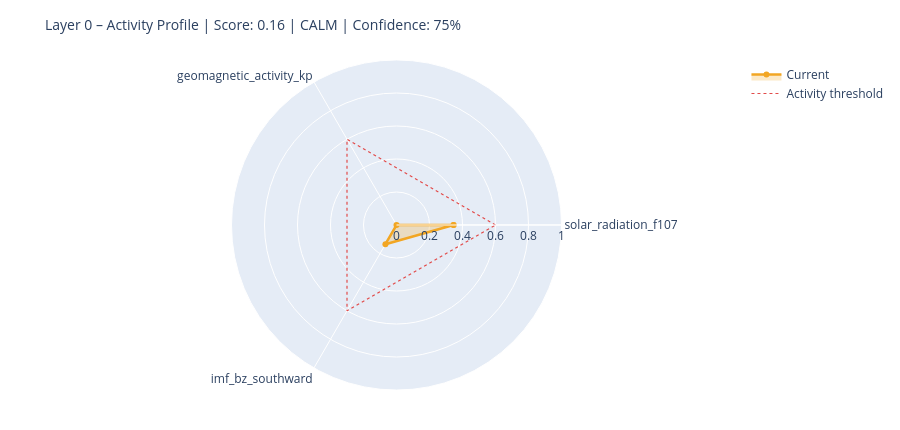

Notebook code for this chart:
### Markdown cell above
---
## 6. State Assessment & Handoff to Layer 1

### Code cell
# ============================================================
# STEP 1 – Collect raw values with source modes
# Mode: 'primary' | 'fallback_3h' | 'last_valid' | 'missing'
# ============================================================

def safe_last(df, col):
    if df is None or col not in df.columns: return None
    s = df[col].dropna()
    return float(s.iloc[-1]) if not s.empty else None

f107_now = safe_last(df_f107, 'f10.7')
bz_now   = safe_last(df_mag,  'bz_gsm')
kp_now   = safe_last(df_kp,   'kp')
sw_now   = safe_last(df_sw,   'speed')

source_modes = {
    'F10.7':    'primary'  if f107_now is not None else 'missing',
    'Kp':       'primary'  if kp_now   is not None else 'missing',
    'IMF_Bz':   'primary'  if bz_now   is not None else 'missing',
    'SW_speed': 'primary'  if sw_now   is not None else 'missing',
}

# Kp Fallback – 3h endpoint
if kp_now is None:
    try:
        r = requests.get(
            'https://services.swpc.noaa.gov/json/noaa-planetary-k-index.json',
            timeout=10)
        r.raise_for_status()
        fb = pd.DataFrame(r.json())
        tc = next((c for c in fb.columns if 'time' in c.lower()), fb.columns[0])
        kc = next((c for c in fb.columns if 'kp' in c.lower() and c != tc), None)
        if kc:
            fb[kc] = fb[kc].astype(str).str.extract(r'([0-9]+(?:\.[0-9]*)?)')[0]
            fb[kc] = pd.to_numeric(fb[kc], errors='coerce')
            fb = fb[fb[kc] >= 0].dropna(subset=[kc])
            if not fb.empty:
                kp_now = float(fb[kc].iloc[-1])
                source_modes['Kp'] = 'fallback_3h'
                print(f'  Kp fallback (3h): {kp_now:.1f}')
    except Exception as e:
        print(f'  Kp fallback failed: {e}')

# Solar Wind Fallback – last valid value
if sw_now is None and df_sw is not None and 'speed' in df_sw.columns:
    s = df_sw['speed'].dropna()
    if not s.empty:
        sw_now = float(s.iloc[-1])
        source_modes['SW_speed'] = 'last_valid'
        print(f'  SW fallback (last_valid): {sw_now:.0f} km/s')

print()
print('Source modes:', source_modes)

# ============================================================
# STEP 2 – Score from available components only
# ============================================================

def norm(v, lo, hi):
    if v is None: return None
    return max(0.0, min(1.0, (v - lo) / (hi - lo)))

COMPONENTS = {
    'solar_radiation_f107':    (f107_now, norm(f107_now, 60, 250)),
    'geomagnetic_activity_kp': (kp_now,   norm(kp_now,   0,   9)),
    'imf_bz_southward':        (bz_now,   norm(-(bz_now or 0) if bz_now else None, -5, 30)
                                           if bz_now is not None else None),
    'solar_wind_speed':        (sw_now,   norm(sw_now, 300, 800)),
}

available   = {k: v[1] for k, v in COMPONENTS.items() if v[1] is not None}
unavailable = [k for k, v in COMPONENTS.items() if v[1] is None]

layer0_score = round(sum(available.values()) / len(available), 4) if available else None
confidence   = round(len(available) / len(COMPONENTS), 2)

level = ('unknown'  if layer0_score is None
         else 'calm'     if layer0_score < 0.3
         else 'moderate' if layer0_score < 0.6
         else 'active')

# ============================================================
# STEP 3 – Dominant Driver
# ============================================================

def dominant_driver(kp, f107, bz, sw):
    candidates = []
    if kp   is not None and kp   >= 4:   candidates.append(('geomagnetic',    kp / 9))
    if sw   is not None and sw   >= 500:  candidates.append(('solar_wind',     sw / 800))
    if bz   is not None and bz   <= -5:   candidates.append(('imf_southward',  abs(bz) / 30))
    if f107 is not None and f107 >= 150:  candidates.append(('solar_radiation',f107 / 250))
    return max(candidates, key=lambda x: x[1])[0] if candidates else 'none'

driver = dominant_driver(kp_now, f107_now, bz_now, sw_now)

# ============================================================
# STEP 4 – Downstream expectations
# ============================================================

def downstream_expectation(driver, score, kp, bz, f107):
    exp = {
        'magnetosphere':        'calm',
        'ionosphere':           'calm',
        'schumann_resonance':   'unchanged',
        'lithosphere_currents': 'low',
    }
    if driver == 'geomagnetic' or (kp and kp >= 5):
        exp['magnetosphere']        = 'compressed / storm'
        exp['ionosphere']           = 'elevated disturbance (TEC variability)'
        exp['schumann_resonance']   = 'elevated amplitude possible'
        exp['lithosphere_currents'] = 'elevated induction currents'
    elif driver == 'imf_southward' or (bz and bz <= -5):
        exp['magnetosphere']        = 'energy coupling active'
        exp['ionosphere']           = 'elevated electron density possible'
        exp['schumann_resonance']   = 'slight modulation possible'
    elif driver == 'solar_radiation' or (f107 and f107 >= 150):
        exp['ionosphere']           = 'elevated ionization (F-layer)'
        exp['schumann_resonance']   = 'slightly elevated background activity'
    return exp

downstream = downstream_expectation(driver, layer0_score, kp_now, bz_now, f107_now)

# ============================================================
# CONSOLE OUTPUT
# ============================================================

W = 58
print('=' * W)
print('LAYER 0 – STATE ASSESSMENT')
print('=' * W)
for name, (raw_v, score_v) in COMPONENTS.items():
    if score_v is not None:
        bar = '█' * int(score_v * 20) + '░' * (20 - int(score_v * 20))
        print(f'  {name:<35}  {bar}  {score_v:.2f}')
    else:
        print(f'  {name:<35}  {"─" * 20}  n/a')
print('-' * W)
print(f'  Score ({len(available)}/{len(COMPONENTS)} components):  {layer0_score:.3f}')
print(f'  Confidence:         {confidence:.0%}')
print(f'  Level:              {level.upper()}')
print(f'  Dominant Driver:    {driver}')

# Radar chart
cats = list(available.keys())
vals = list(available.values())
if len(cats) >= 3:
    fig = go.Figure()
    fig.add_trace(go.Scatterpolar(
        r=vals + [vals[0]], theta=cats + [cats[0]],
        fill='toself', fillcolor='rgba(242,166,35,0.25)',
        line=dict(color='#F2A623', width=2.5), name='Current'
    ))
    fig.add_trace(go.Scatterpolar(
        r=[0.6] * (len(cats) + 1), theta=cats + [cats[0]],
        line=dict(color='#E24B4A', dash='dot', width=1.2),
        mode='lines', name='Activity threshold'
    ))
    fig.update_layout(
        title=dict(text=f'Layer 0 – Activity Profile | Score: {layer0_score:.2f} | {level.upper()} | Confidence: {confidence:.0%}',
                   font=dict(size=14)),
        polar=dict(radialaxis=dict(visible=True, range=[0, 1])),
        height=430, showlegend=True,
        margin=dict(l=60, r=60, t=60, b=40)
    )
    fig.show()

### Figure 1 — Plotly figure (JSON) as saved in the notebook; plotly's stock layout.template omitted (floating-point values rounded to 4 significant figures)
{"data": [{"fill": "toself", "fillcolor": "rgba(242,166,35,0.25)", "line": {"color": "#F2A623", "width": 2.5}, "name": "Current", "r": [0.3457, 0.0, 0.1343, 0.3457], "theta": ["solar_radiation_f107", "geomagnetic_activity_kp", "imf_bz_southward", "solar_radiation_f107"], "type": "scatterpolar"}, {"line": {"color": "#E24B4A", "dash": "dot", "width": 1.2}, "mode": "lines", "name": "Activity threshold", "r": [0.6, 0.6, 0.6, 0.6], "theta": ["solar_radiation_f107", "geomagnetic_activity_kp", "imf_bz_southward", "solar_radiation_f107"], "type": "scatterpolar"}], "layout": {"height": 430, "margin": {"b": 40, "l": 60, "r": 60, "t": 60}, "polar": {"radialaxis": {"range": [0, 1], "visible": true}}, "showlegend": true, "title": {"font": {"size": 14}, "text": "Layer 0 – Activity Profile | Score: 0.16 | CALM | Confidence: 75%"}}}
